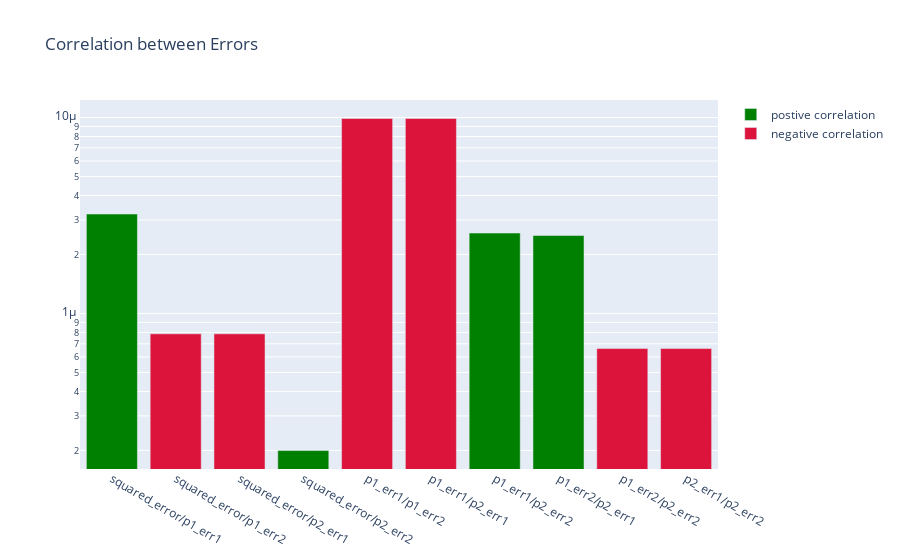

The code cell stored with this chart in its notebook:
### Code cell
# kinetics_df[kinetics_df["squared_error"]>0.01] 29/317 entries
# calculating covariance between errors to use only the reasonable ones

# permutate all combinations of the errors
errorcombs = [[],[],[]]
for err1, err2 in itertools.combinations(["squared_error", "p1_err1", "p1_err2", "p2_err1", "p2_err2"], 2):
    # print(f"The covariance between {err1} and {err2} is {np.cov(kinetics_df[err1], kinetics_df[err2])}")
    # print(f"The correlation between {err1} and {err2} is {np.correlate(kinetics_df[err1], kinetics_df[err2])}")
    # print("\n")
    errorcombs[0].append(f"{err1}/{err2}")
    errorcombs[1].append(np.cov(kinetics_df[err1], kinetics_df[err2]))
    errorcombs[2].append(*np.correlate(kinetics_df[err1], kinetics_df[err2]))
errorcombs_dc = {"name": errorcombs[0], "covariance":errorcombs[1], "correlation":errorcombs[2]}
errorcombs_df = pd.DataFrame(data=errorcombs_dc)
errorcombs_df["i_correlation"] = errorcombs_df["correlation"] * (-1)

# plot barplot per pair of errors with superimposed correlation
err_fig = px.bar(title="Correlation between Errors", labels={"correlation":"correlation"}, log_y=True)
err_fig.add_bar(x=errorcombs_df["name"], y=errorcombs_df["correlation"], name="postive correlation", marker_color="green")
err_fig.add_bar(x=errorcombs_df["name"], y=errorcombs_df["i_correlation"], name="negative correlation", marker_color="crimson")
err_fig.show()

### Figure 1 — Plotly figure (JSON) as saved in the notebook; plotly's stock layout.template omitted (floating-point values rounded to 4 significant figures)
{"data": [{"alignmentgroup": "True", "hovertemplate": "<extra></extra>", "legendgroup": "", "marker": {"color": "#636efa", "pattern": {"shape": ""}}, "name": "", "offsetgroup": "", "orientation": "v", "showlegend": false, "textposition": "auto", "xaxis": "x", "yaxis": "y", "type": "bar"}, {"marker": {"color": "green"}, "name": "postive correlation", "x": ["squared_error/p1_err1", "squared_error/p1_err2", "squared_error/p2_err1", "squared_error/p2_err2", "p1_err1/p1_err2", "p1_err1/p2_err1", "p1_err1/p2_err2", "p1_err2/p2_err1", "p1_err2/p2_err2", "p2_err1/p2_err2"], "y": [3.217e-06, -7.868e-07, -7.868e-07, 1.996e-07, -9.89e-06, -9.89e-06, 2.572e-06, 2.499e-06, -6.62e-07, -6.62e-07], "type": "bar"}, {"marker": {"color": "crimson"}, "name": "negative correlation", "x": ["squared_error/p1_err1", "squared_error/p1_err2", "squared_error/p2_err1", "squared_error/p2_err2", "p1_err1/p1_err2", "p1_err1/p2_err1", "p1_err1/p2_err2", "p1_err2/p2_err1", "p1_err2/p2_err2", "p2_err1/p2_err2"], "y": [-3.217e-06, 7.868e-07, 7.868e-07, -1.996e-07, 9.89e-06, 9.89e-06, -2.572e-06, -2.499e-06, 6.62e-07, 6.62e-07], "type": "bar"}], "layout": {"xaxis": {"anchor": "y", "domain": [0.0, 1.0]}, "yaxis": {"anchor": "x", "domain": [0.0, 1.0], "type": "log"}, "legend": {"tracegroupgap": 0}, "title": {"text": "Correlation between Errors"}, "barmode": "relative"}}
